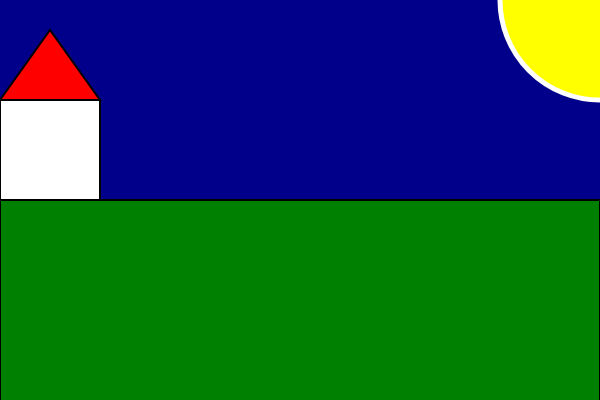
Frame 1 (no input)
Frame 60 (no input): identical to frame 1, image omitted
Frame 120 (the mouse pressed at the canvas centre since frame 60): identical to frame 1, image omitted

The p5.js sketch that drew this single still picture (run headless with seeded random() and noise() and a simulated clock; from frame 60 on, the mouse is pressed at the canvas centre):

// p5.js sketch
// ── sketch.js

//variabili per cambiare la grandezza del canva
let xsize = 600;
let ysize = 400;


function setup() {
  createCanvas(600, 400);
}

function draw() {
  background("darkblue");

  fill ("green")
  stroke ("black")
  strokeWeight (2);
  rect (0, 200, 600, 1000);

  strokeWeight (5);
  stroke ("white");
  fill ("yellow");
  circle (600, 0, 200)

  
  fill ("white")
  strokeWeight (2)
  stroke ("black")
  rect (0,100, 100, 100)

  strokeWeight (2)
  stroke ("black")
  fill ("red")
  triangle (0, 100, 50, 30, 100, 100)


}
